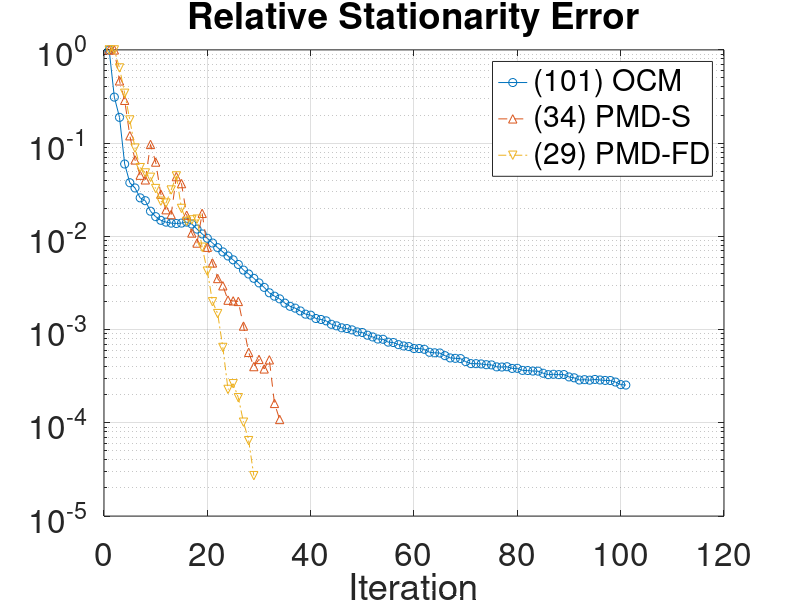

Reproduce this figure in MATLAB. (Note: this script raises an error after producing the figure.)
oc_pmd = [5.00000000e-01,	4.80279474e-02,	1.00000000e+00,	0,	1.00000000e+00,	1.00000000e+00,	
5.00000000e-01,	3.06485982e-02,	1.00000000e+00,	0,	1.00000000e+00,	1.00000000e+00,	
5.00000000e-01,	2.40390890e-02,	4.28610732e-01,	0,	1.51143331e+00,	4.65484286e-01,	
5.00000000e-01,	1.95224538e-02,	2.56188936e-01,	0,	3.65182844e+00,	2.87983089e-01,	
5.00000000e-01,	1.80431762e-02,	1.11929968e-01,	0,	6.32696569e+00,	1.19989165e-01,	
5.00000000e-01,	1.69845047e-02,	6.87897767e-02,	0,	1.41803707e+01,	6.60407394e-02,	
5.00000000e-01,	1.53997925e-02,	5.52421777e-02,	0,	5.34057756e+01,	4.53126022e-02,	
5.00000000e-01,	1.50813647e-02,	5.79397166e-02,	1,	8.42012738e+01,	4.03663273e-02,	
5.00000000e-01,	1.43816354e-02,	1.22666110e-01,	1,	2.19905317e+01,	9.67927606e-02,	
5.00000000e-01,	1.35615542e-02,	7.34643743e-02,	0,	1.58493331e+01,	6.26395032e-02,	
5.00000000e-01,	1.32223737e-02,	5.07042448e-02,	0,	2.29957719e+01,	2.83334025e-02,	
5.00000000e-01,	1.28103426e-02,	4.55103846e-02,	0,	5.96627137e+01,	1.93135372e-02,	
5.00000000e-01,	1.23406865e-02,	4.37789494e-02,	2,	4.63127862e+02,	1.71184409e-02,	
5.00000000e-01,	1.20163781e-02,	6.61361345e-02,	2,	6.45620235e+01,	4.37338997e-02,	
5.00000000e-01,	1.14738053e-02,	4.23860652e-02,	0,	3.84334881e+01,	3.67953032e-02,	
5.00000000e-01,	1.12998236e-02,	2.58593481e-02,	0,	3.85588213e+01,	1.68495064e-02,	
5.00000000e-01,	1.10665156e-02,	2.16868182e-02,	0,	1.19930622e+02,	1.08636661e-02,	
5.00000000e-01,	1.08619124e-02,	1.99927830e-02,	0,	6.37461774e+02,	8.48121860e-03,	
5.00000000e-01,	1.06976915e-02,	2.20431787e-02,	2,	1.28303193e+02,	1.76333763e-02,	
5.00000000e-01,	1.06589843e-02,	1.63237428e-02,	0,	6.81796143e+01,	7.64894901e-03,	
5.00000000e-01,	1.06331815e-02,	1.40330123e-02,	0,	5.92775863e+01,	5.18783606e-03,	
5.00000000e-01,	1.05996489e-02,	1.31900055e-02,	0,	1.32998717e+02,	3.53096158e-03,	
5.00000000e-01,	1.05248961e-02,	1.22363222e-02,	0,	3.79456940e+03,	2.94988032e-03,	
5.00000000e-01,	1.05233015e-02,	3.96442822e-03,	0,	5.48615726e+03,	2.06951891e-03,	
5.00000000e-01,	1.05076239e-02,	2.35355824e-03,	1,	5.07420241e+02,	2.03268865e-03,	
5.00000000e-01,	1.05021039e-02,	2.22587739e-03,	0,	3.29786204e+02,	2.00411746e-03,	
5.00000000e-01,	1.04991626e-02,	1.47002588e-03,	0,	1.89087813e+02,	1.09066612e-03,	
5.00000000e-01,	1.04976120e-02,	1.15562228e-03,	0,	2.97612640e+02,	5.69601822e-04,	
5.00000000e-01,	1.04953942e-02,	1.02217664e-03,	0,	2.13979324e+04,	4.01025037e-04,	
5.00000000e-01,	1.04923137e-02,	7.54938867e-04,	0,	9.72631486e+03,	4.78481756e-04,	
5.00000000e-01,	1.04910263e-02,	5.16410440e-04,	1,	1.65358160e+03,	3.78849941e-04,	
5.00000000e-01,	1.04899092e-02,	5.03878993e-04,	0,	1.01535821e+03,	4.74001564e-04,	
5.00000000e-01,	1.04896385e-02,	2.92642230e-04,	0,	6.20880834e+02,	1.61489847e-04,	
5.00000000e-01,	1.04893287e-02,	2.51625173e-04,	0,	1.36950762e+03,	1.08604939e-04,	];
pmd = [5.00000000e-01,	4.80279474e-02,	1.00000000e+00,	0,	1.00000000e+00,	1.00000000e+00,	
5.00000000e-01,	3.82007468e-02,	1.00000000e+00,	0,	1.00000000e+00,	1.00000000e+00,	
5.00000000e-01,	2.84450474e-02,	6.50029853e-01,	0,	2.71214869e+00,	6.40499006e-01,	
5.00000000e-01,	2.24673269e-02,	3.73545513e-01,	0,	6.07055613e+00,	3.42406933e-01,	
5.00000000e-01,	1.90356547e-02,	2.30571106e-01,	0,	1.43301446e+01,	1.77153779e-01,	
5.00000000e-01,	1.69685188e-02,	1.65385789e-01,	0,	3.40994200e+01,	8.85137190e-02,	
5.00000000e-01,	1.50351749e-02,	1.29326531e-01,	0,	1.13240945e+02,	5.45883645e-02,	
5.00000000e-01,	1.43585079e-02,	9.87459724e-02,	2,	6.56692900e+01,	4.79069730e-02,	
5.00000000e-01,	1.38485271e-02,	8.60144483e-02,	0,	6.04983385e+01,	4.30072307e-02,	
5.00000000e-01,	1.34359943e-02,	7.82109896e-02,	0,	5.73696207e+01,	3.25638275e-02,	
5.00000000e-01,	1.31193212e-02,	6.82572145e-02,	0,	7.45166792e+01,	2.38421103e-02,	
5.00000000e-01,	1.28728595e-02,	6.49617733e-02,	0,	1.25248134e+02,	2.27658616e-02,	
5.00000000e-01,	1.27525979e-02,	6.49067642e-02,	0,	1.08697267e+02,	3.14180843e-02,	
5.00000000e-01,	1.23230038e-02,	6.99866005e-02,	0,	5.83327953e+01,	4.45156688e-02,	
5.00000000e-01,	1.21279894e-02,	5.10907365e-02,	0,	4.96502214e+01,	1.99473434e-02,	
5.00000000e-01,	1.18229224e-02,	4.65975454e-02,	0,	1.61407119e+02,	1.44824797e-02,	
5.00000000e-01,	1.11229420e-02,	4.15952619e-02,	0,	1.38502462e+03,	1.50286952e-02,	
5.00000000e-01,	1.08766447e-02,	3.21424338e-02,	3,	6.44496742e+02,	1.53054268e-02,	
5.00000000e-01,	1.06687468e-02,	2.42995092e-02,	0,	5.81678157e+02,	7.64710226e-03,	
5.00000000e-01,	1.05486905e-02,	1.60102370e-02,	0,	1.01200487e+03,	4.23526230e-03,	
5.00000000e-01,	1.05066544e-02,	9.95537028e-03,	0,	2.82203586e+03,	1.98909172e-03,	
5.00000000e-01,	1.04965301e-02,	5.60904001e-03,	0,	4.56525542e+03,	1.48511180e-03,	
5.00000000e-01,	1.04868857e-02,	2.43223445e-03,	0,	3.77080262e+03,	6.43679529e-04,	
5.00000000e-01,	1.04846247e-02,	1.21332841e-03,	0,	5.98872223e+03,	2.28298842e-04,	
5.00000000e-01,	1.04824060e-02,	7.49906002e-04,	0,	3.24606399e+04,	2.62794485e-04,	
5.00000000e-01,	1.04819664e-02,	2.94164036e-04,	1,	9.13311895e+04,	1.86065851e-04,	
5.00000000e-01,	1.04806469e-02,	3.60711792e-04,	0,	5.36353962e+04,	1.01634691e-04,	
5.00000000e-01,	1.04799130e-02,	1.66951676e-04,	0,	4.30407763e+04,	6.44363774e-05,	
5.00000000e-01,	1.04796547e-02,	9.42557836e-05,	0,	5.64524239e+04,	2.71493268e-05,	];
oc = [1.71118145e-314,	4.80279474e-02,	1.00000000e+00,	0,	0.5,	1.00000000e+00,	
5.00000001e-01,	2.79213306e-02,	2.94850108e-01,	0,	5.00000000e-01,	3.11543265e-01,	
5.00000001e-01,	2.79213306e-02,	2.94850108e-01,	0,	5.00000000e-01,	3.11543265e-01,	
5.00000000e-01,	1.96784408e-02,	1.65257384e-01,	0,	5.00000000e-01,	1.88987270e-01,	
5.00000000e-01,	1.96784408e-02,	1.65257384e-01,	0,	5.00000000e-01,	1.88987270e-01,	
5.00000000e-01,	1.63125079e-02,	7.61682987e-02,	0,	5.00000000e-01,	5.96873463e-02,	
5.00000000e-01,	1.63125079e-02,	7.61682987e-02,	0,	5.00000000e-01,	5.96873463e-02,	
5.00000001e-01,	1.53109534e-02,	6.10744991e-02,	0,	5.00000000e-01,	3.75977162e-02,	
5.00000001e-01,	1.53109534e-02,	6.10744991e-02,	0,	5.00000000e-01,	3.75977162e-02,	
4.99999999e-01,	1.45976577e-02,	5.49118221e-02,	0,	5.00000000e-01,	3.30482615e-02,	
4.99999999e-01,	1.45976577e-02,	5.49118221e-02,	0,	5.00000000e-01,	3.30482615e-02,	
4.99999997e-01,	1.41064343e-02,	5.17624305e-02,	0,	5.00000000e-01,	2.58741626e-02,	
4.99999997e-01,	1.41064343e-02,	5.17624305e-02,	0,	5.00000000e-01,	2.58741626e-02,	
5.00000003e-01,	1.36591872e-02,	4.52972555e-02,	0,	5.00000000e-01,	2.41342901e-02,	
5.00000003e-01,	1.36591872e-02,	4.52972555e-02,	0,	5.00000000e-01,	2.41342901e-02,	
5.00000001e-01,	1.33314555e-02,	4.18262781e-02,	0,	5.00000000e-01,	1.86025787e-02,	
5.00000001e-01,	1.33314555e-02,	4.18262781e-02,	0,	5.00000000e-01,	1.86025787e-02,	
4.99999999e-01,	1.30578061e-02,	3.70369999e-02,	0,	5.00000000e-01,	1.62698567e-02,	
4.99999999e-01,	1.30578061e-02,	3.70369999e-02,	0,	5.00000000e-01,	1.62698567e-02,	
5.00000003e-01,	1.28413316e-02,	3.48194168e-02,	0,	5.00000000e-01,	1.48553126e-02,	
5.00000003e-01,	1.28413316e-02,	3.48194168e-02,	0,	5.00000000e-01,	1.48553126e-02,	
5.00000003e-01,	1.26452388e-02,	3.30745471e-02,	0,	5.00000000e-01,	1.42084518e-02,	
5.00000003e-01,	1.26452388e-02,	3.30745471e-02,	0,	5.00000000e-01,	1.42084518e-02,	
5.00000003e-01,	1.24559374e-02,	3.19188490e-02,	0,	5.00000000e-01,	1.38712074e-02,	
5.00000003e-01,	1.24559374e-02,	3.19188490e-02,	0,	5.00000000e-01,	1.38712074e-02,	
4.99999997e-01,	1.22675084e-02,	3.07381617e-02,	0,	5.00000000e-01,	1.37364231e-02,	
4.99999997e-01,	1.22675084e-02,	3.07381617e-02,	0,	5.00000000e-01,	1.37364231e-02,	
5.00000002e-01,	1.20767598e-02,	2.95356046e-02,	0,	5.00000000e-01,	1.38708105e-02,	
5.00000002e-01,	1.20767598e-02,	2.95356046e-02,	0,	5.00000000e-01,	1.38708105e-02,	
5.00000000e-01,	1.18759222e-02,	2.83633300e-02,	0,	5.00000000e-01,	1.42110185e-02,	
5.00000000e-01,	1.18759222e-02,	2.83633300e-02,	0,	5.00000000e-01,	1.42110185e-02,	
5.00000003e-01,	1.16654066e-02,	2.59337075e-02,	0,	5.00000000e-01,	1.35576123e-02,	
5.00000003e-01,	1.16654066e-02,	2.59337075e-02,	0,	5.00000000e-01,	1.35576123e-02,	
5.00000000e-01,	1.14739780e-02,	2.29583664e-02,	0,	5.00000000e-01,	1.19624389e-02,	
5.00000000e-01,	1.14739780e-02,	2.29583664e-02,	0,	5.00000000e-01,	1.19624389e-02,	
5.00000000e-01,	1.13095467e-02,	2.06960044e-02,	0,	5.00000000e-01,	1.06110291e-02,	
5.00000000e-01,	1.13095467e-02,	2.06960044e-02,	0,	5.00000000e-01,	1.06110291e-02,	
5.00000000e-01,	1.11687852e-02,	1.91195439e-02,	0,	5.00000000e-01,	9.53536403e-03,	
5.00000000e-01,	1.11687852e-02,	1.91195439e-02,	0,	5.00000000e-01,	9.53536403e-03,	
4.99999998e-01,	1.10481491e-02,	1.79202080e-02,	0,	5.00000000e-01,	8.48675635e-03,	
4.99999998e-01,	1.10481491e-02,	1.79202080e-02,	0,	5.00000000e-01,	8.48675635e-03,	
4.99999998e-01,	1.09493057e-02,	1.69297954e-02,	0,	5.00000000e-01,	7.56353628e-03,	
4.99999998e-01,	1.09493057e-02,	1.69297954e-02,	0,	5.00000000e-01,	7.56353628e-03,	
5.00000000e-01,	1.08673653e-02,	1.61340705e-02,	0,	5.00000000e-01,	6.81333658e-03,	
5.00000000e-01,	1.08673653e-02,	1.61340705e-02,	0,	5.00000000e-01,	6.81333658e-03,	
5.00000001e-01,	1.08001047e-02,	1.54378859e-02,	0,	5.00000000e-01,	6.15873318e-03,	
5.00000001e-01,	1.08001047e-02,	1.54378859e-02,	0,	5.00000000e-01,	6.15873318e-03,	
4.99999999e-01,	1.07444666e-02,	1.48287361e-02,	0,	5.00000000e-01,	5.60268547e-03,	
4.99999999e-01,	1.07444666e-02,	1.48287361e-02,	0,	5.00000000e-01,	5.60268547e-03,	
5.00000001e-01,	1.06990692e-02,	1.39661058e-02,	0,	5.00000000e-01,	4.99638424e-03,	
5.00000001e-01,	1.06990692e-02,	1.39661058e-02,	0,	5.00000000e-01,	4.99638424e-03,	
5.00000001e-01,	1.06638434e-02,	1.30325316e-02,	0,	5.00000000e-01,	4.34608054e-03,	
5.00000001e-01,	1.06638434e-02,	1.30325316e-02,	0,	5.00000000e-01,	4.34608054e-03,	
5.00000001e-01,	1.06361008e-02,	1.22675499e-02,	0,	5.00000000e-01,	3.94420390e-03,	
5.00000001e-01,	1.06361008e-02,	1.22675499e-02,	0,	5.00000000e-01,	3.94420390e-03,	
4.99999999e-01,	1.06137350e-02,	1.14887066e-02,	0,	5.00000000e-01,	3.54656883e-03,	
4.99999999e-01,	1.06137350e-02,	1.14887066e-02,	0,	5.00000000e-01,	3.54656883e-03,	
5.00000001e-01,	1.05959368e-02,	1.07381658e-02,	0,	5.00000000e-01,	3.16787344e-03,	
5.00000001e-01,	1.05959368e-02,	1.07381658e-02,	0,	5.00000000e-01,	3.16787344e-03,	
4.99999999e-01,	1.05814194e-02,	1.00907357e-02,	0,	5.00000000e-01,	2.83780456e-03,	
4.99999999e-01,	1.05814194e-02,	1.00907357e-02,	0,	5.00000000e-01,	2.83780456e-03,	
5.00000001e-01,	1.05705028e-02,	9.44891589e-03,	0,	5.00000000e-01,	2.48107219e-03,	
5.00000001e-01,	1.05705028e-02,	9.44891589e-03,	0,	5.00000000e-01,	2.48107219e-03,	
5.00000000e-01,	1.05615699e-02,	8.97726887e-03,	0,	5.00000000e-01,	2.28189945e-03,	
5.00000000e-01,	1.05615699e-02,	8.97726887e-03,	0,	5.00000000e-01,	2.28189945e-03,	
5.00000000e-01,	1.05540908e-02,	8.58425133e-03,	0,	5.00000000e-01,	2.13623311e-03,	
5.00000000e-01,	1.05540908e-02,	8.58425133e-03,	0,	5.00000000e-01,	2.13623311e-03,	
5.00000000e-01,	1.05478835e-02,	8.18612785e-03,	0,	5.00000000e-01,	1.92379343e-03,	
5.00000000e-01,	1.05478835e-02,	8.18612785e-03,	0,	5.00000000e-01,	1.92379343e-03,	
5.00000001e-01,	1.05425911e-02,	7.84907469e-03,	0,	5.00000000e-01,	1.77809115e-03,	
5.00000001e-01,	1.05425911e-02,	7.84907469e-03,	0,	5.00000000e-01,	1.77809115e-03,	
5.00000000e-01,	1.05379316e-02,	7.55840306e-03,	0,	5.00000000e-01,	1.69857544e-03,	
5.00000000e-01,	1.05379316e-02,	7.55840306e-03,	0,	5.00000000e-01,	1.69857544e-03,	
5.00000001e-01,	1.05338758e-02,	7.27698841e-03,	0,	5.00000000e-01,	1.58497304e-03,	
5.00000001e-01,	1.05338758e-02,	7.27698841e-03,	0,	5.00000000e-01,	1.58497304e-03,	
5.00000000e-01,	1.05303250e-02,	7.03134292e-03,	0,	5.00000000e-01,	1.46388827e-03,	
5.00000000e-01,	1.05303250e-02,	7.03134292e-03,	0,	5.00000000e-01,	1.46388827e-03,	
5.00000000e-01,	1.05271942e-02,	6.81527048e-03,	0,	5.00000000e-01,	1.42795179e-03,	
5.00000000e-01,	1.05271942e-02,	6.81527048e-03,	0,	5.00000000e-01,	1.42795179e-03,	
5.00000000e-01,	1.05243494e-02,	6.57554592e-03,	0,	5.00000000e-01,	1.31532552e-03,	
5.00000000e-01,	1.05243494e-02,	6.57554592e-03,	0,	5.00000000e-01,	1.31532552e-03,	
5.00000000e-01,	1.05218502e-02,	6.39992804e-03,	0,	5.00000000e-01,	1.28394707e-03,	
5.00000000e-01,	1.05218502e-02,	6.39992804e-03,	0,	5.00000000e-01,	1.28394707e-03,	
5.00000000e-01,	1.05195294e-02,	6.20091224e-03,	0,	5.00000000e-01,	1.24113638e-03,	
5.00000000e-01,	1.05195294e-02,	6.20091224e-03,	0,	5.00000000e-01,	1.24113638e-03,	
5.00000000e-01,	1.05174375e-02,	5.96305569e-03,	0,	5.00000000e-01,	1.13988713e-03,	
5.00000000e-01,	1.05174375e-02,	5.96305569e-03,	0,	5.00000000e-01,	1.13988713e-03,	
5.00000000e-01,	1.05155798e-02,	5.74895664e-03,	0,	5.00000000e-01,	1.09760350e-03,	
5.00000000e-01,	1.05155798e-02,	5.74895664e-03,	0,	5.00000000e-01,	1.09760350e-03,	
5.00000000e-01,	1.05139384e-02,	5.52032675e-03,	0,	5.00000000e-01,	1.04492474e-03,	
5.00000000e-01,	1.05139384e-02,	5.52032675e-03,	0,	5.00000000e-01,	1.04492474e-03,	
5.00000000e-01,	1.05123875e-02,	5.31707192e-03,	0,	5.00000000e-01,	1.02570411e-03,	
5.00000000e-01,	1.05123875e-02,	5.31707192e-03,	0,	5.00000000e-01,	1.02570411e-03,	
5.00000000e-01,	1.05109280e-02,	5.12847099e-03,	0,	5.00000000e-01,	9.93119668e-04,	
5.00000000e-01,	1.05109280e-02,	5.12847099e-03,	0,	5.00000000e-01,	9.93119668e-04,	
5.00000000e-01,	1.05095790e-02,	4.95398620e-03,	0,	5.00000000e-01,	9.44404884e-04,	
5.00000000e-01,	1.05095790e-02,	4.95398620e-03,	0,	5.00000000e-01,	9.44404884e-04,	
5.00000000e-01,	1.05083197e-02,	4.77966197e-03,	0,	5.00000000e-01,	9.31146363e-04,	
5.00000000e-01,	1.05083197e-02,	4.77966197e-03,	0,	5.00000000e-01,	9.31146363e-04,	
5.00000000e-01,	1.05071951e-02,	4.61730247e-03,	0,	5.00000000e-01,	8.70761948e-04,	
5.00000000e-01,	1.05071951e-02,	4.61730247e-03,	0,	5.00000000e-01,	8.70761948e-04,	
5.00000000e-01,	1.05061533e-02,	4.46552960e-03,	0,	5.00000000e-01,	8.34083367e-04,	
5.00000000e-01,	1.05061533e-02,	4.46552960e-03,	0,	5.00000000e-01,	8.34083367e-04,	
5.00000000e-01,	1.05052230e-02,	4.31798366e-03,	0,	5.00000000e-01,	7.91696230e-04,	
5.00000000e-01,	1.05052230e-02,	4.31798366e-03,	0,	5.00000000e-01,	7.91696230e-04,	
5.00000000e-01,	1.05043326e-02,	4.19827226e-03,	0,	5.00000000e-01,	7.87410899e-04,	
5.00000000e-01,	1.05043326e-02,	4.19827226e-03,	0,	5.00000000e-01,	7.87410899e-04,	
5.00000000e-01,	1.05035225e-02,	4.07492183e-03,	0,	5.00000000e-01,	7.33689890e-04,	
5.00000000e-01,	1.05035225e-02,	4.07492183e-03,	0,	5.00000000e-01,	7.33689890e-04,	
5.00000000e-01,	1.05027636e-02,	3.96651767e-03,	0,	5.00000000e-01,	7.26651074e-04,	
5.00000000e-01,	1.05027636e-02,	3.96651767e-03,	0,	5.00000000e-01,	7.26651074e-04,	
5.00000000e-01,	1.05020371e-02,	3.83901169e-03,	0,	5.00000000e-01,	6.89631046e-04,	
5.00000000e-01,	1.05020371e-02,	3.83901169e-03,	0,	5.00000000e-01,	6.89631046e-04,	
5.00000000e-01,	1.05013660e-02,	3.72447374e-03,	0,	5.00000000e-01,	6.67370713e-04,	
5.00000000e-01,	1.05013660e-02,	3.72447374e-03,	0,	5.00000000e-01,	6.67370713e-04,	
5.00000000e-01,	1.05007454e-02,	3.62119526e-03,	0,	5.00000000e-01,	6.57036661e-04,	
5.00000000e-01,	1.05007454e-02,	3.62119526e-03,	0,	5.00000000e-01,	6.57036661e-04,	
5.00000000e-01,	1.05001441e-02,	3.52057552e-03,	0,	5.00000000e-01,	6.26409786e-04,	
5.00000000e-01,	1.05001441e-02,	3.52057552e-03,	0,	5.00000000e-01,	6.26409786e-04,	
5.00000000e-01,	1.04995880e-02,	3.43622894e-03,	0,	5.00000000e-01,	6.26104582e-04,	
5.00000000e-01,	1.04995880e-02,	3.43622894e-03,	0,	5.00000000e-01,	6.26104582e-04,	
5.00000000e-01,	1.04990390e-02,	3.36223354e-03,	0,	5.00000000e-01,	6.14774225e-04,	
5.00000000e-01,	1.04990390e-02,	3.36223354e-03,	0,	5.00000000e-01,	6.14774225e-04,	
5.00000000e-01,	1.04985559e-02,	3.26798920e-03,	0,	5.00000000e-01,	5.71000202e-04,	
5.00000000e-01,	1.04985559e-02,	3.26798920e-03,	0,	5.00000000e-01,	5.71000202e-04,	
5.00000000e-01,	1.04981026e-02,	3.18431847e-03,	0,	5.00000000e-01,	5.63717618e-04,	
5.00000000e-01,	1.04981026e-02,	3.18431847e-03,	0,	5.00000000e-01,	5.63717618e-04,	
5.00000000e-01,	1.04976573e-02,	3.10905830e-03,	0,	5.00000000e-01,	5.61027249e-04,	
5.00000000e-01,	1.04976573e-02,	3.10905830e-03,	0,	5.00000000e-01,	5.61027249e-04,	
5.00000000e-01,	1.04972403e-02,	3.03032290e-03,	0,	5.00000000e-01,	5.25311014e-04,	
5.00000000e-01,	1.04972403e-02,	3.03032290e-03,	0,	5.00000000e-01,	5.25311014e-04,	
5.00000000e-01,	1.04968784e-02,	2.95596763e-03,	0,	5.00000000e-01,	4.96765097e-04,	
5.00000000e-01,	1.04968784e-02,	2.95596763e-03,	0,	5.00000000e-01,	4.96765097e-04,	
5.00000000e-01,	1.04965307e-02,	2.89119604e-03,	0,	5.00000000e-01,	4.91730104e-04,	
5.00000000e-01,	1.04965307e-02,	2.89119604e-03,	0,	5.00000000e-01,	4.91730104e-04,	
5.00000000e-01,	1.04961918e-02,	2.83172342e-03,	0,	5.00000000e-01,	4.88768288e-04,	
5.00000000e-01,	1.04961918e-02,	2.83172342e-03,	0,	5.00000000e-01,	4.88768288e-04,	
5.00000000e-01,	1.04958822e-02,	2.75999923e-03,	0,	5.00000000e-01,	4.53205158e-04,	
5.00000000e-01,	1.04958822e-02,	2.75999923e-03,	0,	5.00000000e-01,	4.53205158e-04,	
5.00000000e-01,	1.04956123e-02,	2.69402160e-03,	0,	5.00000000e-01,	4.31556255e-04,	
5.00000000e-01,	1.04956123e-02,	2.69402160e-03,	0,	5.00000000e-01,	4.31556255e-04,	
5.00000000e-01,	1.04953489e-02,	2.64145463e-03,	0,	5.00000000e-01,	4.31091084e-04,	
5.00000000e-01,	1.04953489e-02,	2.64145463e-03,	0,	5.00000000e-01,	4.31091084e-04,	
5.00000000e-01,	1.04950881e-02,	2.59068304e-03,	0,	5.00000000e-01,	4.28231564e-04,	
5.00000000e-01,	1.04950881e-02,	2.59068304e-03,	0,	5.00000000e-01,	4.28231564e-04,	
5.00000000e-01,	1.04948323e-02,	2.53576526e-03,	0,	5.00000000e-01,	4.20178065e-04,	
5.00000000e-01,	1.04948323e-02,	2.53576526e-03,	0,	5.00000000e-01,	4.20178065e-04,	
5.00000000e-01,	1.04945846e-02,	2.48782448e-03,	0,	5.00000000e-01,	4.18083567e-04,	
5.00000000e-01,	1.04945846e-02,	2.48782448e-03,	0,	5.00000000e-01,	4.18083567e-04,	
5.00000000e-01,	1.04943484e-02,	2.43856615e-03,	0,	5.00000000e-01,	3.98300910e-04,	
5.00000000e-01,	1.04943484e-02,	2.43856615e-03,	0,	5.00000000e-01,	3.98300910e-04,	
5.00000000e-01,	1.04941245e-02,	2.39653749e-03,	0,	5.00000000e-01,	3.96759333e-04,	
5.00000000e-01,	1.04941245e-02,	2.39653749e-03,	0,	5.00000000e-01,	3.96759333e-04,	
5.00000000e-01,	1.04939027e-02,	2.35307823e-03,	0,	5.00000000e-01,	3.99672497e-04,	
5.00000000e-01,	1.04939027e-02,	2.35307823e-03,	0,	5.00000000e-01,	3.99672497e-04,	
5.00000000e-01,	1.04936906e-02,	2.30657862e-03,	0,	5.00000000e-01,	3.83315318e-04,	
5.00000000e-01,	1.04936906e-02,	2.30657862e-03,	0,	5.00000000e-01,	3.83315318e-04,	
5.00000000e-01,	1.04934831e-02,	2.27006040e-03,	0,	5.00000000e-01,	3.84161603e-04,	
5.00000000e-01,	1.04934831e-02,	2.27006040e-03,	0,	5.00000000e-01,	3.84161603e-04,	
5.00000000e-01,	1.04932869e-02,	2.22396481e-03,	0,	5.00000000e-01,	3.65048980e-04,	
5.00000000e-01,	1.04932869e-02,	2.22396481e-03,	0,	5.00000000e-01,	3.65048980e-04,	
5.00000000e-01,	1.04931006e-02,	2.18389606e-03,	0,	5.00000000e-01,	3.63797240e-04,	
5.00000000e-01,	1.04931006e-02,	2.18389606e-03,	0,	5.00000000e-01,	3.63797240e-04,	
5.00000000e-01,	1.04929170e-02,	2.14144369e-03,	0,	5.00000000e-01,	3.59250042e-04,	
5.00000000e-01,	1.04929170e-02,	2.14144369e-03,	0,	5.00000000e-01,	3.59250042e-04,	
5.00000000e-01,	1.04927364e-02,	2.09979826e-03,	0,	5.00000000e-01,	3.58527224e-04,	
5.00000000e-01,	1.04927364e-02,	2.09979826e-03,	0,	5.00000000e-01,	3.58527224e-04,	
5.00000000e-01,	1.04925730e-02,	2.05988161e-03,	0,	5.00000000e-01,	3.40361044e-04,	
5.00000000e-01,	1.04925730e-02,	2.05988161e-03,	0,	5.00000000e-01,	3.40361044e-04,	
5.00000000e-01,	1.04924164e-02,	2.02410469e-03,	0,	5.00000000e-01,	3.28645714e-04,	
5.00000000e-01,	1.04924164e-02,	2.02410469e-03,	0,	5.00000000e-01,	3.28645714e-04,	
5.00000000e-01,	1.04922644e-02,	1.99424399e-03,	0,	5.00000000e-01,	3.31744240e-04,	
5.00000000e-01,	1.04922644e-02,	1.99424399e-03,	0,	5.00000000e-01,	3.31744240e-04,	
5.00000000e-01,	1.04921124e-02,	1.97098632e-03,	0,	5.00000000e-01,	3.28864746e-04,	
5.00000000e-01,	1.04921124e-02,	1.97098632e-03,	0,	5.00000000e-01,	3.28864746e-04,	
5.00000000e-01,	1.04919611e-02,	1.94391225e-03,	0,	5.00000000e-01,	3.29516128e-04,	
5.00000000e-01,	1.04919611e-02,	1.94391225e-03,	0,	5.00000000e-01,	3.29516128e-04,	
5.00000000e-01,	1.04918145e-02,	1.90859006e-03,	0,	5.00000000e-01,	3.10685351e-04,	
5.00000000e-01,	1.04918145e-02,	1.90859006e-03,	0,	5.00000000e-01,	3.10685351e-04,	
5.00000000e-01,	1.04916805e-02,	1.87688124e-03,	0,	5.00000000e-01,	3.03980750e-04,	
5.00000000e-01,	1.04916805e-02,	1.87688124e-03,	0,	5.00000000e-01,	3.03980750e-04,	
5.00000000e-01,	1.04915556e-02,	1.84395618e-03,	0,	5.00000000e-01,	2.87863464e-04,	
5.00000000e-01,	1.04915556e-02,	1.84395618e-03,	0,	5.00000000e-01,	2.87863464e-04,	
5.00000000e-01,	1.04914382e-02,	1.81382305e-03,	0,	5.00000000e-01,	2.90407667e-04,	
5.00000000e-01,	1.04914382e-02,	1.81382305e-03,	0,	5.00000000e-01,	2.90407667e-04,	
5.00000000e-01,	1.04913215e-02,	1.78315921e-03,	0,	5.00000000e-01,	2.86834625e-04,	
5.00000000e-01,	1.04913215e-02,	1.78315921e-03,	0,	5.00000000e-01,	2.86834625e-04,	
5.00000000e-01,	1.04912052e-02,	1.75726512e-03,	0,	5.00000000e-01,	2.92087431e-04,	
5.00000000e-01,	1.04912052e-02,	1.75726512e-03,	0,	5.00000000e-01,	2.92087431e-04,	
5.00000000e-01,	1.04910885e-02,	1.72837257e-03,	0,	5.00000000e-01,	2.87975096e-04,	
5.00000000e-01,	1.04910885e-02,	1.72837257e-03,	0,	5.00000000e-01,	2.87975096e-04,	
5.00000000e-01,	1.04909734e-02,	1.69983031e-03,	0,	5.00000000e-01,	2.85014060e-04,	
5.00000000e-01,	1.04909734e-02,	1.69983031e-03,	0,	5.00000000e-01,	2.85014060e-04,	
5.00000000e-01,	1.04908599e-02,	1.67116482e-03,	0,	5.00000000e-01,	2.84334462e-04,	
5.00000000e-01,	1.04908599e-02,	1.67116482e-03,	0,	5.00000000e-01,	2.84334462e-04,	
5.00000000e-01,	1.04907476e-02,	1.63950144e-03,	0,	5.00000000e-01,	2.73866215e-04,	
5.00000000e-01,	1.04907476e-02,	1.63950144e-03,	0,	5.00000000e-01,	2.73866215e-04,	
5.00000000e-01,	1.04906510e-02,	1.61242846e-03,	0,	5.00000000e-01,	2.57088365e-04,	
5.00000000e-01,	1.04906510e-02,	1.61242846e-03,	0,	5.00000000e-01,	2.57088365e-04,	
5.00000000e-01,	1.04905599e-02,	1.58742614e-03,	0,	5.00000000e-01,	2.54185244e-04,	
5.00000000e-01,	1.04905599e-02,	1.58742614e-03,	0,	5.00000000e-01,	2.54185244e-04,	];

oc(2:2:end, :) = [];

figure;
semilogy(oc(:,6), '-o');
hold on;
semilogy(oc_pmd(:,6), '--^');
semilogy(pmd(:,6), '-.v');
legend(sprintf('(%d) OCM', size(oc, 1)), ...
  sprintf('(%d) PMD-S', size(oc_pmd, 1)), ...
  sprintf('(%d) PMD-FD', size(pmd, 1)));
title('Relative Stationarity Error');
xlabel('Iteration');
set(gca,'FontSize', 24);
grid on;
set(gca,'GridLineWidth', 2);
set(get(gca, 'Children'), 'LineWidth', 2)

figure;
plot(oc(:,2), '-o');
hold on;
plot(oc_pmd(:,2), '--^');
plot(pmd(:,2), '-.v');
legend(sprintf('(%d) OCM', size(oc, 1)), ...
  sprintf('(%d) PMD-S', size(oc_pmd, 1)), ...
  sprintf('(%d) PMD-FD', size(pmd, 1)));
title('Compliance');
xlabel('Iteration');
set(gca,'FontSize', 24);
grid on;
set(gca,'GridLineWidth', 2);
set(get(gca, 'Children'), 'LineWidth', 2)


figure;
semilogy(oc(:,5), '-o');
hold on;
semilogy(oc_pmd(:,5), '--^');
semilogy(pmd(:,5), '-.v');
legend(sprintf('(%d) OCM', size(oc, 1)), ...
  sprintf('(%d) PMD-S', size(oc_pmd, 1)), ...
  sprintf('(%d) PMD-FD', size(pmd, 1)));
legend location se
title('Step Size');
xlabel('Iteration');
set(gca,'FontSize', 24);
grid on;
set(gca,'GridLineWidth', 2);
set(get(gca, 'Children'), 'LineWidth', 2)
set(gca,'MinorGridLineStyle', 'none')
